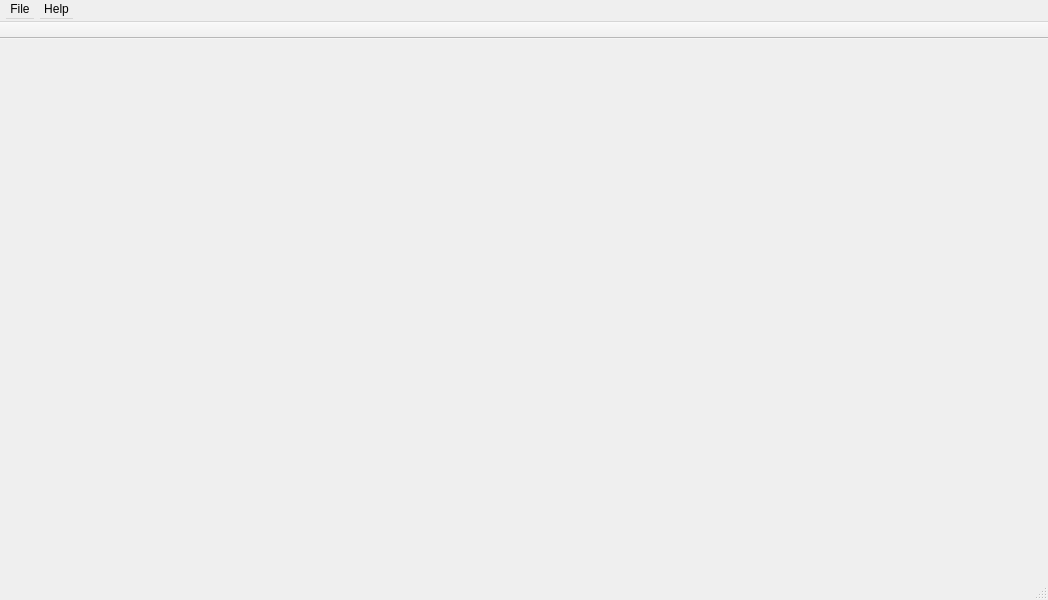
<?xml version="1.0" encoding="UTF-8"?>
<ui version="4.0">
 <class>MainWindow</class>
 <widget class="QMainWindow" name="MainWindow">
  <property name="geometry">
   <rect>
    <x>0</x>
    <y>0</y>
    <width>1048</width>
    <height>600</height>
   </rect>
  </property>
  <property name="windowTitle">
   <string>MainWindow</string>
  </property>
  <widget class="QWidget" name="centralWidget"/>
  <widget class="QMenuBar" name="menuBar">
   <property name="geometry">
    <rect>
     <x>0</x>
     <y>0</y>
     <width>1048</width>
     <height>22</height>
    </rect>
   </property>
   <property name="minimumSize">
    <size>
     <width>0</width>
     <height>22</height>
    </size>
   </property>
   <widget class="QMenu" name="menuFile">
    <property name="title">
     <string>File</string>
    </property>
    <addaction name="actionQuit"/>
   </widget>
   <widget class="QMenu" name="menuHelp">
    <property name="title">
     <string>Help</string>
    </property>
    <addaction name="actionAbout"/>
   </widget>
   <addaction name="menuFile"/>
   <addaction name="menuHelp"/>
  </widget>
  <widget class="QToolBar" name="mainToolBar">
   <property name="minimumSize">
    <size>
     <width>0</width>
     <height>13</height>
    </size>
   </property>
   <property name="movable">
    <bool>false</bool>
   </property>
   <property name="floatable">
    <bool>false</bool>
   </property>
   <attribute name="toolBarArea">
    <enum>TopToolBarArea</enum>
   </attribute>
   <attribute name="toolBarBreak">
    <bool>false</bool>
   </attribute>
  </widget>
  <widget class="QStatusBar" name="statusBar">
   <property name="minimumSize">
    <size>
     <width>0</width>
     <height>21</height>
    </size>
   </property>
  </widget>
  <action name="actionQuit">
   <property name="text">
    <string>Quit</string>
   </property>
  </action>
  <action name="actionAbout">
   <property name="text">
    <string>About ...</string>
   </property>
  </action>
 </widget>
 <layoutdefault spacing="6" margin="11"/>
 <resources/>
 <connections/>
</ui>
